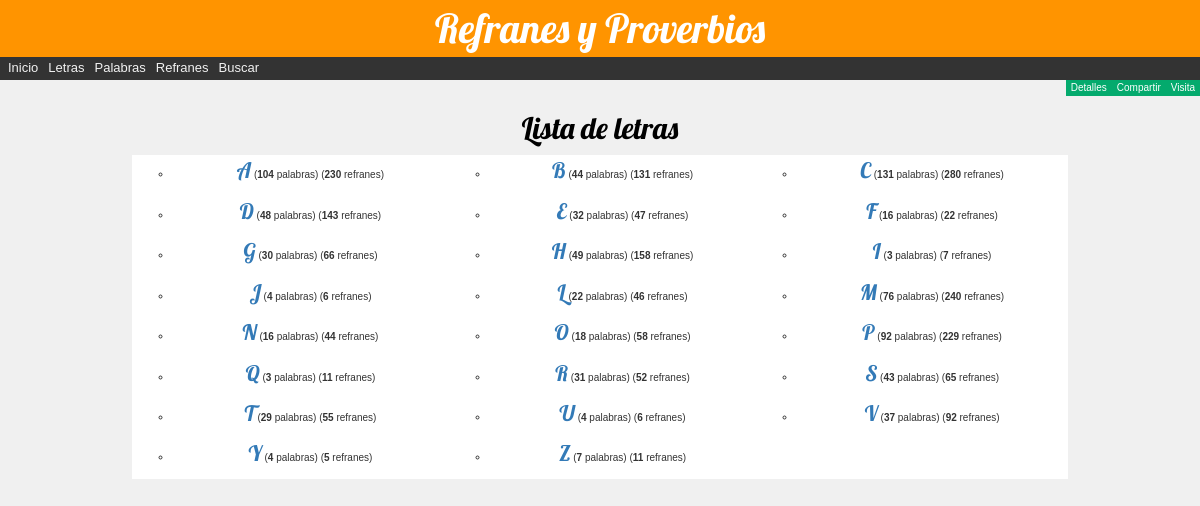
/refran/letras/, run on the app's committed database.
### refran/models.py (models this page shows, shortened)
class Letra(models.Model):
   id = models.UUIDField(
        primary_key=True,
        default=uuid.uuid4,
        )
   letra = models.CharField(
           'Letra',
           max_length=1,
           unique=True,
           )
   class Meta:
      ordering = ['letra']
   def get_absolute_url(self):
      return reverse ('letra-detalle', args=[str(self.id)])

### refran/views.py (the view)
# urls.py: path('letras/', views.LetraListView.as_view(), name='letras'),
class LetraListView(generic.ListView):
   model = Letra

### refran/templates/refran/letra_list.html
{% extends "base_generic.html" %}
{% block content %}
      <div class="col-sm-12">
         <div class="titulo_pag">
            <h2>Lista de letras</h2>
         </div>
         <div id="contenido">
            <section>
               <article>
               {% if letra_list %}
                  <table border="0" width="100%">
                     <tr>
                        {% for letra in letra_list %}
                           <td align="center">
                              <ul type="circle">
                                 <li>
                                    <a class="letra" href="{{ letra.get_absolute_url }}">{{ letra.letra }}</a>
                                    (<strong>{{ letra.palabra_set.count }}</strong> {% if letra.palabra_set.count == 1 %} palabra{% else %} palabras{% endif %})
                                 (<strong>{{ letra.refran_set.count }}</strong> {% if letra.refran_set.count == 1 %} refrán{% else %} refranes{% endif %})
                                 </li>
                              </ul>
                           </td>
                           {% if forloop.counter|divisibleby:"3" %}
                     </tr>
                     <tr>
                           {% endif %}
                        {% endfor %}
                     </tr>
                  </table>
               {% else %}
                  <p>No hay letras en el archivo.</p>
               {% endif %}
               </article>
            </section>
         </div>
      </div>
{% endblock %}

### refran/templates/base_generic.html (shortened to what this page needs)
<!DOCTYPE html>
<html lang="es">
<head>
   <link rel="stylesheet" href="https://maxcdn.bootstrapcdn.com/bootstrap/3.3.7/css/bootstrap.min.css">
   <link rel="stylesheet" href="https://cdnjs.cloudflare.com/ajax/libs/font-awesome/4.7.0/css/font-awesome.min.css">
   {% load static %}
   <link rel="stylesheet" href="{% static 'css/estilos.css' %}">
</head>
<body>
<header>
   <div class="page-header">
      Refranes y Proverbios
   </div>
</header>
<nav>
   <div class="topnav" id="miTopnav">
      <a href="{% url 'index' %}" class="active">Inicio</a>
      <a href="{% url 'letras' %}">Letras</a>
      <a href="{% url 'palabras' %}">Palabras</a>
      <a href="{% url 'refranes' %}">Refranes</a>
      <a class="buscar" href="{% url 'buscar' %}">Buscar</a>
   </div>
</nav>
<nav>
   {% if user.is_authenticated %}
      <div class="dropdown">
         <button class="dropbtn">de Usuario</button>
         <div class="dropdown-content">
            <a href="{% url 'mis-palabras' %}">Palabras</a>
            <a href="{% url 'mis-refranes' %}">Refranes</a>
            <a href="{% url 'mis-refranes-enrevision' %}">Revisión</a>
            <a href="{% url 'mis-refranes-aprobados' %}">Aprobados</a>
            <a href="{% url 'mis-refranes-publicados' %}">Publicados</a>
            <a href="{% url 'logout' %}"><strong>Salir</strong></a>
         </div>
      </div>
   {% else %}
      <div class="dropdown">
         <button class="dropbtn">Visita</button>
      </div>
      <div class="dropdown">
         <button class="dropbtn">Compartir</button>
         {% load social_share %}
      </div>
      <div class="dropdown">
         <button class="dropbtn">Detalles</button>
      </div>
   {% endif %}
</nav>
<div id="pagina" class='container-fluid'>
   <div class="row">
      {% block content %}
      {% endblock %}
   </div>
</div>
</body>
</html>

### refran/static/css/estilos.css (style rules this page uses)
body { margin:0; font-family: Arial, Helvetica, sans-serif; background-color:#f0f0f0; font-size:100%; margin:0; padding:0; border:0; }
h1, h2 { font-family: 'Lobster', cursive; }
.page-header { background-color: #ff9400; margin-top: 0; color:#ffffff; font-size: 4em; padding:0px 0px 0px 0px; font-family:Lobster; text-align:center; text-decoration: none; margin: 0 0 0 0; border-bottom: 0; }
.topnav { overflow:hidden; background-color:#333; z-index:1; position:relative; font-size:13px; }
.topnav a { float:left; display:block; color:#f2f2f2; text-align:center; padding:2px 2px 2px 8px; text-decoration:none; }
.buscar { x_position:absolute; x_right:0; position:relative; }
.dropbtn { background-color:#04AA6D; color:white; font-size:10px; border:none; position:relative; float:right; padding:1px 5px; z-index:2; }
.dropdown { position:relative; right:0; z-index:2; float:right; top:0; }
.titulo_pag { font-family:Lobster; color:#000000; z-index:1; position:relative; text-align:center; font-size:2.5em; padding-top:0.5em; }
#pagina { width:100%; margin: 0 auto; position:absolute; }
#contenido { width:80%; margin: 0 auto; x_background-color:#f9f9f2; x_border-radius: 5rem 5rem 5rem 5rem; }
section { x_border-radius: 5rem 5rem 5rem 5rem; }
article { x_-webkit-box-sizing:border-box; x_-moz-box-sizing:border-box; x_box-sizing:border-box; float:left; height:100%; width:100%; background-color:white; padding:0px; text-align:center; x_border-color:red; x_border-style:double; x_border-radius: 5rem 5rem 5rem 5rem; }
.letra { margin-top: 10px; margin-botton: 15px; font-family: 'Lobster'; font-size: 16pt; }

### data on the page
Letra: letra "A", palabra_set.count "104", shows "palabras", refran_set.count "230", shows "refranes"
Letra: letra "B", palabra_set.count "44", shows "palabras", refran_set.count "131", shows "refranes"
Letra: letra "C", palabra_set.count "131", shows "palabras", refran_set.count "280", shows "refranes"
Letra: letra "D", palabra_set.count "48", shows "palabras", refran_set.count "143", shows "refranes"
Letra: letra "E", palabra_set.count "32", shows "palabras", refran_set.count "47", shows "refranes"
Letra: letra "F", palabra_set.count "16", shows "palabras", refran_set.count "22", shows "refranes"
Letra: letra "G", palabra_set.count "30", shows "palabras", refran_set.count "66", shows "refranes"
Letra: letra "H", palabra_set.count "49", shows "palabras", refran_set.count "158", shows "refranes"
Letra: letra "I", palabra_set.count "3", shows "palabras", refran_set.count "7", shows "refranes"
Letra: letra "J", palabra_set.count "4", shows "palabras", refran_set.count "6", shows "refranes"
Letra: letra "L", palabra_set.count "22", shows "palabras", refran_set.count "46", shows "refranes"
Letra: letra "M", palabra_set.count "76", shows "palabras", refran_set.count "240", shows "refranes"
Letra: letra "N", palabra_set.count "16", shows "palabras", refran_set.count "44", shows "refranes"
Letra: letra "O", palabra_set.count "18", shows "palabras", refran_set.count "58", shows "refranes"
Letra: letra "P", palabra_set.count "92", shows "palabras", refran_set.count "229", shows "refranes"
Letra: letra "Q", palabra_set.count "3", shows "palabras", refran_set.count "11", shows "refranes"
Letra: letra "R", palabra_set.count "31", shows "palabras", refran_set.count "52", shows "refranes"
Letra: letra "S", palabra_set.count "43", shows "palabras", refran_set.count "65", shows "refranes"
Letra: letra "T", palabra_set.count "29", shows "palabras", refran_set.count "55", shows "refranes"
Letra: letra "U", palabra_set.count "4", shows "palabras", refran_set.count "6", shows "refranes"
Letra: letra "V", palabra_set.count "37", shows "palabras", refran_set.count "92", shows "refranes"
Letra: letra "Y", palabra_set.count "4", shows "palabras", refran_set.count "5", shows "refranes"
Letra: letra "Z", palabra_set.count "7", shows "palabras", refran_set.count "11", shows "refranes"
